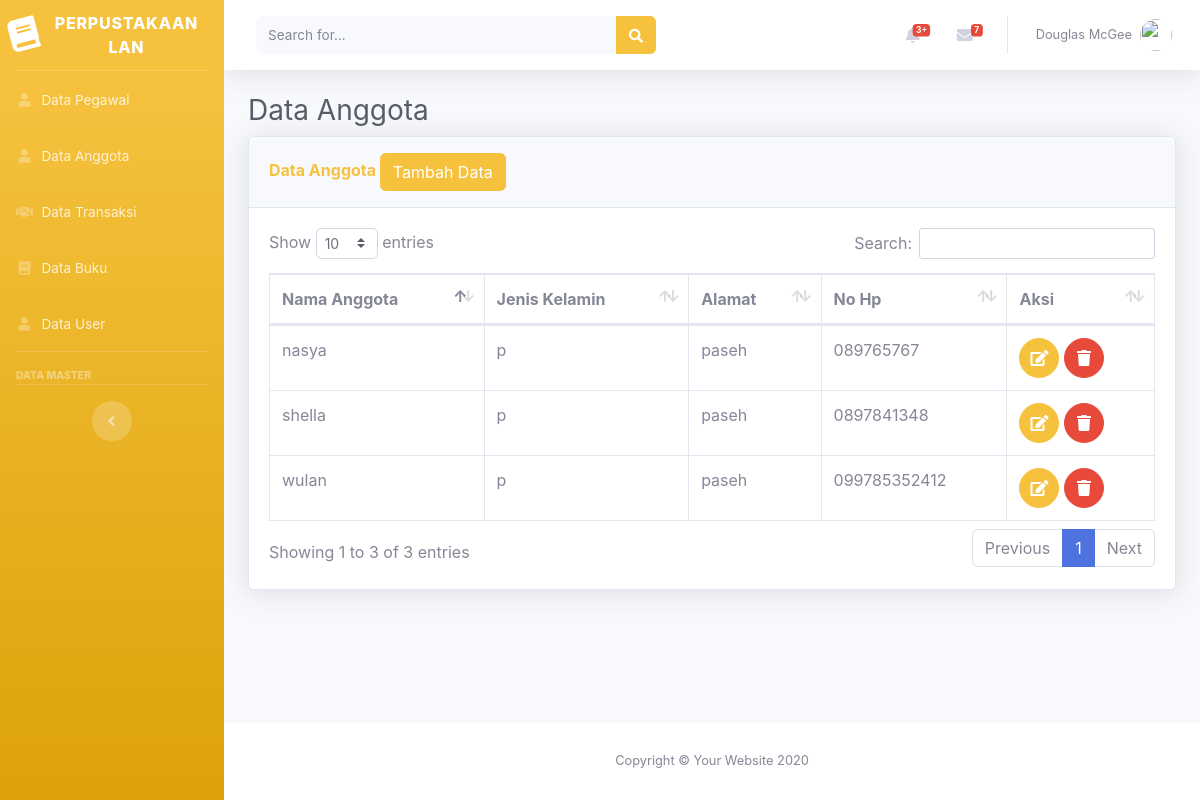
The page /perpustakaan_Lan/beranda.php?page=anggota on the database its author committed.
### tables this page shows
CREATE TABLE `tabel_anggota` (
  `id_anggota` int(5) NOT NULL,
  `nama_anggota` varchar(50) NOT NULL,
  `jenis_kelamin` varchar(15) NOT NULL,
  `alamat` text NOT NULL,
  `no_hp` varchar(20) NOT NULL
);

### perpustakaan_Lan/views/anggota/anggota.php (the view)
<div class="container-fluid">
  <h1 class="h3 mb-2 text-gray-800">Data Anggota</h1>
<div class="card shadow mb-4">
    <div class="card-header py-3">
        <h6 class="m-0 font-weight-bold text-warning">Data Anggota
            <a href="beranda.php?page=anggota&aksi=add">
                <button class="btn btn-warning">Tambah Data</button>
            </a>
        </h6>
    </div>
    <div class="card-body">
        <div class="table-responsive">
            <table class="table table-bordered" id="dataTable" width="100%" cellspacing="0">
                <thead>
                    <tr>
                        <th>Nama Anggota</th>
                        <th>Jenis Kelamin</th>
                        <th>Alamat</th>
                        <th>No Hp</th>
                        <th>Aksi</th>
                    </tr>
                </thead>
                <tbody>
                    <?php
                        $sql  = "select * from tabel_anggota";
                        $show = $db->query($sql);
                        foreach($show as $agt):
                    ?>
                    <tr>
                        <td><?php echo $agt['nama_anggota']?></td>
                        <td><?php echo $agt['jenis_kelamin']?></td>
                        <td><?php echo $agt['alamat']?></td>
                        <td><?php echo $agt['no_hp']?></td>
                        <td>
                            <a href="beranda.php?page=anggota&aksi=edit&id=<?php echo $agt['id_anggota']?>"
                            class="btn btn-warning btn-circle">
                                        <i class="fas fa-edit"></i>
                                    </a>
                            <a href="model/anggota/prosesdeleteanggota.php?id=<?php echo $agt['id_anggota']?>"
                            class="btn btn-danger btn-circle">
                                        <i class="fas fa-trash"></i>
                                    </a>
                        </td>
                    </tr>
                    <?php endforeach; ?>
                </tbody>
            </table>
        </div>
    </div>
</div>
</div>

### rows shown on the page
tabel_anggota: nama_anggota "shella", jenis_kelamin "p", alamat "paseh", no_hp "0897841348"
tabel_anggota: nama_anggota "nasya", jenis_kelamin "p", alamat "paseh", no_hp "089765767"
tabel_anggota: nama_anggota "wulan", jenis_kelamin "p", alamat "paseh", no_hp "099785352412"
